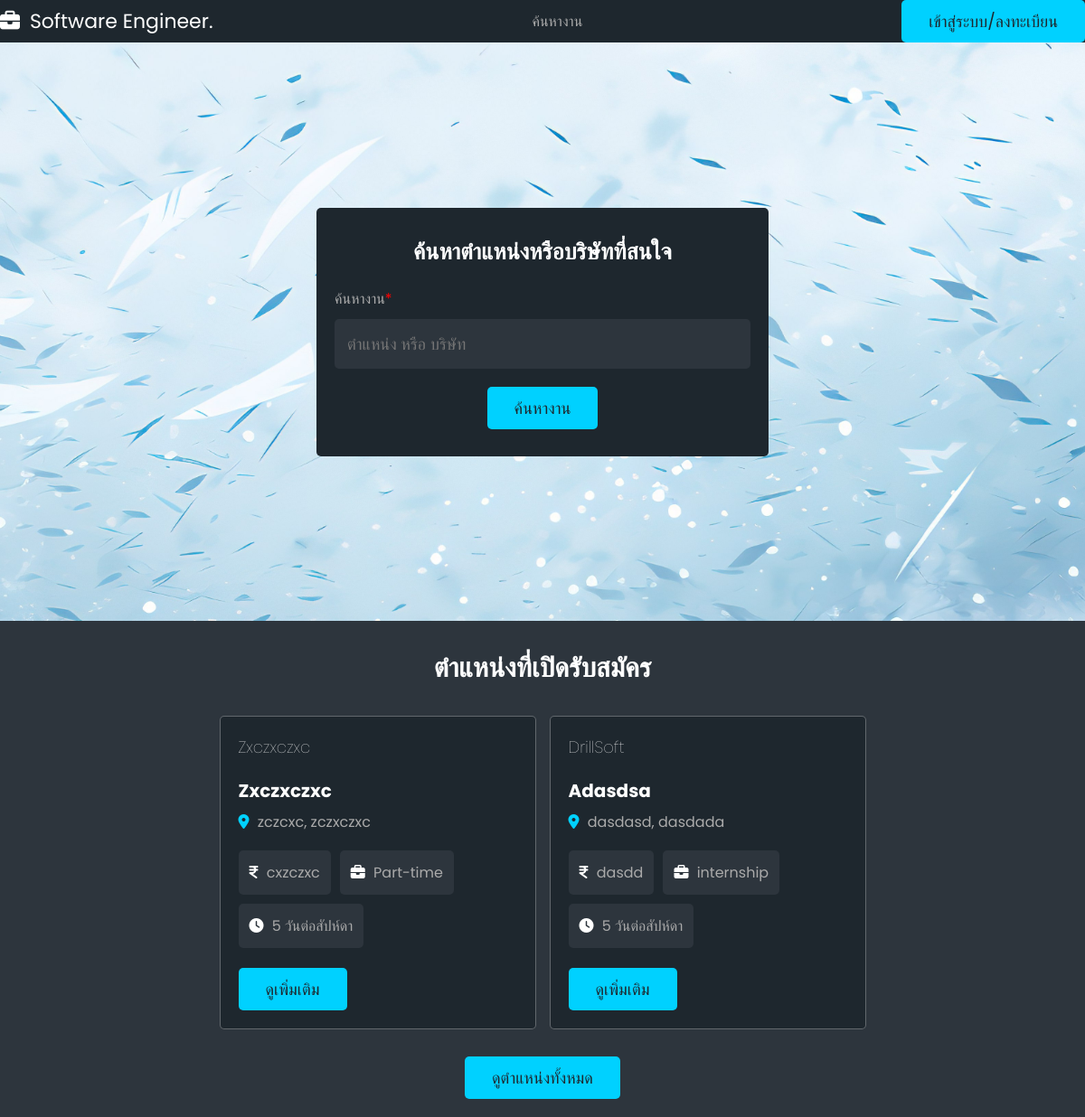
The page / on the database its author committed.
### usertype/models.py (models this page shows, shortened)
class Job(models.Model):
    jobname = models.CharField(max_length=255)
    jobdes = models.TextField()
    worktype = models.CharField(max_length=255)
    quality = models.TextField()
    benefit = models.TextField()
    workstart = models.TimeField()
    workend = models.TimeField()
    workday = models.CharField(max_length=255)
    requirement = models.TextField()
    qualifications = models.TextField(blank=True, null=True)
    skills = models.TextField()
    company = models.CharField(max_length=255)
    city = models.CharField(max_length=255)
    country = models.CharField(max_length=255)

### usertype/views.py (the view)
# urls.py: path("", views.home_view, name="home"),  # Home page
def home_view(request):
    jobs = Job.objects.all()
    return render(request, "usertype/home.html", {"jobs": jobs})

### usertype/templates/usertype/home.html (shortened to what this page needs)
<!DOCTYPE html>
<html lang="en">
  {% load static %}
  <head>
    <link rel="stylesheet" href="{% static "css/style.css" %}" />
  </head>
  <body>
  {% include "navbarmain.html" %}
    {% if user.role == 'STUDENT' %}
    <div class="home-container">
      <section class="home">
        <form action="{% url 'job_search' %}" method="post">
          {% csrf_token %}
          <h3>ค้นหาตำแหน่งหรือบริษัทที่สนใจ</h3>
          <p>ค้นหางาน<span>*</span></p>
          <input
            type="text"
            name="query"
            placeholder="ตำแหน่ง หรือ บริษัท"
            required
            maxlength="1000"
            class="input"
          />
          <input type="submit" value="ค้นหางาน" name="search" class="btn" />
        </form>
      </section>
    </div>
    <section class="jobs-container">
      <h1 class="heading">ตำแหน่งที่เปิดรับสมัคร</h1>
      <div class="box-container">
        {% for job in jobs %}
        <div class="box">
            <div class="company">
                <div>
                    <h3>{{ job.company }}</h3>
                    <p></p>
                </div>
            </div>
            <h3 class="job-title">{{ job.jobname }}</h3>
            <p class="location">
                <i class="fas fa-map-marker-alt"></i> <span>{{ job.city }}, {{job.country }}</span>
            </p>
            <div class="tags">
                <p>
                    <i class="fas fa-indian-rupee-sign"></i> <span>{{ job.benefit }}</span>
                </p>
                <p><i class="fas fa-briefcase"></i> <span>{{ job.worktype }}</span></p>
                <p><i class="fas fa-clock"></i> <span>{{ job.workday }}</span></p>
            </div>
            <div class="flex-btn">
                {% comment %} <a href="{% url 'view_job' job.id %}" class="btn">view details</a> {% endcomment %}
                <a href="{% url 'view_job' job.id %}" class="btn">ดูเพิ่มเติม</a>
            </div>
        </div>
      {% endfor %}
      </div>
      <div style="text-align: center; margin-top: 2rem">
        <a href="{% url "showalljob" %}" class="btn">ดูตำแหน่งทั้งหมด</a>
      </div>
    </section>
    <script src="{% static "js/script.js" %}"></script>
    {% elif user.role == 'COMPANY'%}
    {% include "navbarstatus.html" %}
    {% else%}
    <div class="home-container">
      <section class="home">
        <form action="{% url 'job_search' %}" method="post">
          <h3>ค้นหาตำแหน่งหรือบริษัทที่สนใจ</h3>
          <p>ค้นหางาน<span>*</span></p>
          <input
            type="text"
            name="query"
            placeholder="ตำแหน่ง หรือ บริษัท"
            required
            maxlength="1000"
            class="input"
          />
          <input type="submit" value="ค้นหางาน" name="search" class="btn" />
        </form>
      </section>
    </div>
    <section class="jobs-container">
      <h1 class="heading">ตำแหน่งที่เปิดรับสมัคร</h1>
      <div class="box-container">
        {% for job in jobs %}
        <div class="box">
            <div class="company">
                <div>
                    <h3>{{ job.company }}</h3>
                </div>
            </div>
            <h3 class="job-title">{{ job.jobname }}</h3>
            <p class="location">
                <i class="fas fa-map-marker-alt"></i> <span>{{ job.city }}, {{job.country }}</span>
            </p>
            <div class="tags">
                <p>
                    <i class="fas fa-indian-rupee-sign"></i> <span>{{ job.benefit }}</span>
                </p>
                <p><i class="fas fa-briefcase"></i> <span>{{ job.worktype }}</span></p>
                <p><i class="fas fa-clock"></i> <span>{{ job.workday }}</span></p>
            </div>
            <div class="flex-btn">
                <a href="{% url 'view_job' job.id %}" class="btn">ดูเพิ่มเติม</a>
            </div>
        </div>
      {% endfor %}
      </div>
      <div style="text-align: center; margin-top: 2rem">
        <a href="{% url "showalljob" %}" class="btn">ดูตำแหน่งทั้งหมด</a>
      </div>
    </section>
    {% endif %}
  </body>
</html>

### static/css/style.css (style rules this page uses)
:root { --main-color: #00d1ff; --red: red; --light-color: #aaa; --light-bg: #2d353d; --black: #1e272e; --white: #fff; --box-shadow: none; --border: 0.1rem solid rgba(255, 255, 255, 0.3); }
* { font-family: "Poppins", sans-serif; margin: 0; padding: 0; box-sizing: border-box; text-decoration: none; outline: none; border: none; }
html { font-size: 62.5%; overflow-x: hidden; scroll-padding-top: 7rem; scroll-behavior: smooth; }
body { background-color: var(--light-bg); }
section { padding: 2rem; margin: 0 auto; max-width: 1200px; }
.heading { text-align: center; margin-bottom: 2rem; font-size: 3rem; color: var(--white); text-transform: capitalize; padding: 1rem 0; }
.btn { display: inline-block; margin-top: 1rem; padding: 1rem 3rem; cursor: pointer; font-size: 1.8rem; color: var(--black); background-color: var(--main-color); border-radius: 0.5rem; text-transform: capitalize; text-align: center; }
.flex-btn { display: flex; align-items: center; justify-content: space-between; column-gap: 1rem; flex-wrap: wrap; }
.home-container { background: url("../images/background.jpg"); background-size: cover; background-position: center; background-attachment: fixed; background-blend-mode: color; }
.home-container .home { min-height: 80vh; display: flex; align-items: center; justify-content: center; }
.home-container .home form { background-color: var(--black); width: 50rem; border-radius: 0.5rem; padding: 3rem 2rem; text-align: center; }
.home-container .home form h3 { font-size: 2.5rem; color: var(--white); margin-bottom: 1rem; text-transform: capitalize; }
.home-container .home form p { text-align: left; font-size: 1.6rem; color: var(--light-color); padding-top: 1rem; }
.home-container .home form p span { color: var(--red); }
.home-container .home form .input { width: 100%; border-radius: 0.5rem; margin: 1rem 0; background-color: var(--light-bg); padding: 1.4rem; font-size: 1.8rem; color: var(--white); }
.jobs-container .box-container { display: grid; grid-template-columns: repeat(auto-fit, 35rem); gap: 1.5rem; align-items: flex-start; justify-content: center; }
.jobs-container .box-container .box { background-color: var(--black); border-radius: 0.5rem; border: var(--border); padding: 2rem; overflow-x: hidden; }
.jobs-container .box-container .box .company { display: flex; align-items: center; gap: 1.5rem; margin-bottom: 1.5rem; }
.jobs-container .box-container .box .company h3 { font-size: 1.8rem; color: var(--white); text-overflow: ellipsis; overflow-x: hidden; text-transform: capitalize; padding-bottom: 0.5rem; font-weight: lighter; }
.jobs-container .box-container .box .job-title { font-size: 2rem; color: var(--white); text-transform: capitalize; overflow-x: hidden; text-overflow: ellipsis; }
.jobs-container .box-container .box .location { padding: 0.7rem 0; font-size: 1.6rem; color: var(--light-color); }
.jobs-container .box-container .box .location i { margin-right: 0.5rem; color: var(--main-color); }
.jobs-container .box-container .box .tags { display: flex; flex-wrap: wrap; gap: 1rem; margin: 1.2rem 0; }
.jobs-container .box-container .box .tags p { padding: 1.2rem; border-radius: 0.5rem; background-color: var(--light-bg); font-size: 1.6rem; color: var(--light-color); }
.jobs-container .box-container .box .tags p i { margin-right: 0.5rem; color: var(--white); }

### rows shown on the page
Job: company "Zxczxczxc", jobname "Zxczxczxc", city "zczcxc", country "zczxczxc", benefit "cxzczxc", worktype "Part-time", workday "5 วันต่อสัปห์ดา"
Job: company "DrillSoft", jobname "Adasdsa", city "dasdasd", country "dasdada", benefit "dasdd", worktype "internship", workday "5 วันต่อสัปห์ดา"
